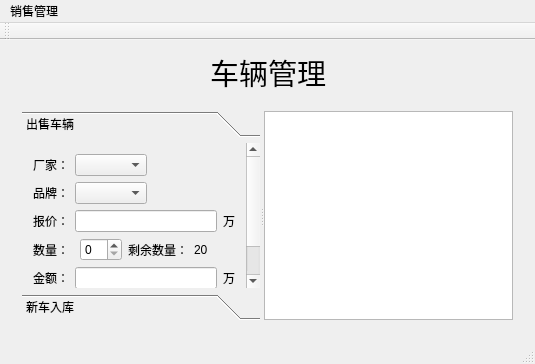
<?xml version="1.0" encoding="UTF-8"?>
<ui version="4.0">
 <class>MainWindow</class>
 <widget class="QMainWindow" name="MainWindow">
  <property name="geometry">
   <rect>
    <x>0</x>
    <y>0</y>
    <width>535</width>
    <height>364</height>
   </rect>
  </property>
  <property name="sizePolicy">
   <sizepolicy hsizetype="Expanding" vsizetype="Preferred">
    <horstretch>0</horstretch>
    <verstretch>0</verstretch>
   </sizepolicy>
  </property>
  <property name="windowTitle">
   <string>MainWindow</string>
  </property>
  <widget class="QWidget" name="centralWidget">
   <layout class="QGridLayout" name="gridLayout">
    <item row="0" column="0">
     <spacer name="horizontalSpacer">
      <property name="orientation">
       <enum>Qt::Horizontal</enum>
      </property>
      <property name="sizeHint" stdset="0">
       <size>
        <width>236</width>
        <height>20</height>
       </size>
      </property>
     </spacer>
    </item>
    <item row="0" column="1">
     <widget class="QLabel" name="label">
      <property name="font">
       <font>
        <family>楷体</family>
        <pointsize>22</pointsize>
       </font>
      </property>
      <property name="text">
       <string>车辆管理</string>
      </property>
     </widget>
    </item>
    <item row="0" column="2">
     <spacer name="horizontalSpacer_2">
      <property name="orientation">
       <enum>Qt::Horizontal</enum>
      </property>
      <property name="sizeHint" stdset="0">
       <size>
        <width>235</width>
        <height>20</height>
       </size>
      </property>
     </spacer>
    </item>
    <item row="1" column="0" colspan="3">
     <widget class="QStackedWidget" name="stackedWidget">
      <widget class="QWidget" name="car">
       <layout class="QGridLayout" name="gridLayout_2">
        <item row="0" column="0">
         <widget class="QSplitter" name="splitter">
          <property name="orientation">
           <enum>Qt::Horizontal</enum>
          </property>
          <widget class="QToolBox" name="toolBox">
           <property name="sizePolicy">
            <sizepolicy hsizetype="Expanding" vsizetype="Preferred">
             <horstretch>0</horstretch>
             <verstretch>0</verstretch>
            </sizepolicy>
           </property>
           <property name="minimumSize">
            <size>
             <width>200</width>
             <height>0</height>
            </size>
           </property>
           <property name="maximumSize">
            <size>
             <width>250</width>
             <height>16777215</height>
            </size>
           </property>
           <property name="currentIndex">
            <number>0</number>
           </property>
           <widget class="QWidget" name="widget">
            <property name="geometry">
             <rect>
              <x>0</x>
              <y>0</y>
              <width>224</width>
              <height>184</height>
             </rect>
            </property>
            <attribute name="label">
             <string>出售车辆</string>
            </attribute>
            <layout class="QGridLayout" name="gridLayout_3">
             <item row="0" column="0">
              <layout class="QHBoxLayout" name="horizontalLayout">
               <item>
                <widget class="QLabel" name="label_2">
                 <property name="text">
                  <string>厂家：</string>
                 </property>
                </widget>
               </item>
               <item>
                <widget class="QComboBox" name="comboBoxFactory"/>
               </item>
               <item>
                <spacer name="horizontalSpacer_3">
                 <property name="orientation">
                  <enum>Qt::Horizontal</enum>
                 </property>
                 <property name="sizeHint" stdset="0">
                  <size>
                   <width>40</width>
                   <height>20</height>
                  </size>
                 </property>
                </spacer>
               </item>
              </layout>
             </item>
             <item row="1" column="0">
              <layout class="QHBoxLayout" name="horizontalLayout_2">
               <item>
                <widget class="QLabel" name="label_3">
                 <property name="text">
                  <string>品牌：</string>
                 </property>
                </widget>
               </item>
               <item>
                <widget class="QComboBox" name="comboBoxBrand"/>
               </item>
               <item>
                <spacer name="horizontalSpacer_4">
                 <property name="orientation">
                  <enum>Qt::Horizontal</enum>
                 </property>
                 <property name="sizeHint" stdset="0">
                  <size>
                   <width>40</width>
                   <height>20</height>
                  </size>
                 </property>
                </spacer>
               </item>
              </layout>
             </item>
             <item row="2" column="0">
              <layout class="QHBoxLayout" name="horizontalLayout_3">
               <item>
                <widget class="QLabel" name="label_4">
                 <property name="text">
                  <string>报价：</string>
                 </property>
                </widget>
               </item>
               <item>
                <widget class="QLineEdit" name="lineEditPrice"/>
               </item>
               <item>
                <widget class="QLabel" name="label_5">
                 <property name="text">
                  <string>万</string>
                 </property>
                </widget>
               </item>
              </layout>
             </item>
             <item row="3" column="0">
              <layout class="QHBoxLayout" name="horizontalLayout_4">
               <item>
                <widget class="QLabel" name="label_8">
                 <property name="text">
                  <string>数量：</string>
                 </property>
                </widget>
               </item>
               <item>
                <widget class="QSpinBox" name="spinBox"/>
               </item>
               <item>
                <widget class="QLabel" name="label_9">
                 <property name="text">
                  <string>剩余数量：</string>
                 </property>
                </widget>
               </item>
               <item>
                <widget class="QLabel" name="labelLast">
                 <property name="text">
                  <string>20</string>
                 </property>
                </widget>
               </item>
              </layout>
             </item>
             <item row="4" column="0">
              <layout class="QHBoxLayout" name="horizontalLayout_7">
               <item>
                <widget class="QLabel" name="label_12">
                 <property name="text">
                  <string>金额：</string>
                 </property>
                </widget>
               </item>
               <item>
                <widget class="QLineEdit" name="lineEditTotal"/>
               </item>
               <item>
                <widget class="QLabel" name="label_13">
                 <property name="text">
                  <string>万</string>
                 </property>
                </widget>
               </item>
              </layout>
             </item>
             <item row="5" column="0">
              <layout class="QHBoxLayout" name="horizontalLayout_5">
               <item>
                <spacer name="horizontalSpacer_5">
                 <property name="orientation">
                  <enum>Qt::Horizontal</enum>
                 </property>
                 <property name="sizeHint" stdset="0">
                  <size>
                   <width>28</width>
                   <height>20</height>
                  </size>
                 </property>
                </spacer>
               </item>
               <item>
                <widget class="QPushButton" name="pushButtonSure">
                 <property name="text">
                  <string>确定</string>
                 </property>
                </widget>
               </item>
               <item>
                <widget class="QPushButton" name="pushButtonCancel">
                 <property name="text">
                  <string>取消</string>
                 </property>
                </widget>
               </item>
               <item>
                <spacer name="horizontalSpacer_6">
                 <property name="orientation">
                  <enum>Qt::Horizontal</enum>
                 </property>
                 <property name="sizeHint" stdset="0">
                  <size>
                   <width>28</width>
                   <height>20</height>
                  </size>
                 </property>
                </spacer>
               </item>
              </layout>
             </item>
            </layout>
           </widget>
           <widget class="QWidget" name="page_4">
            <property name="geometry">
             <rect>
              <x>0</x>
              <y>0</y>
              <width>224</width>
              <height>184</height>
             </rect>
            </property>
            <attribute name="label">
             <string>新车入库</string>
            </attribute>
           </widget>
          </widget>
          <widget class="QTextEdit" name="textEdit">
           <property name="readOnly">
            <bool>true</bool>
           </property>
          </widget>
         </widget>
        </item>
       </layout>
      </widget>
      <widget class="QWidget" name="calc"/>
     </widget>
    </item>
   </layout>
  </widget>
  <widget class="QMenuBar" name="menuBar">
   <property name="geometry">
    <rect>
     <x>0</x>
     <y>0</y>
     <width>535</width>
     <height>23</height>
    </rect>
   </property>
   <widget class="QMenu" name="menu">
    <property name="title">
     <string>销售管理</string>
    </property>
    <addaction name="separator"/>
    <addaction name="actionCar"/>
    <addaction name="actionCalc"/>
   </widget>
   <addaction name="menu"/>
  </widget>
  <widget class="QToolBar" name="mainToolBar">
   <attribute name="toolBarArea">
    <enum>TopToolBarArea</enum>
   </attribute>
   <attribute name="toolBarBreak">
    <bool>false</bool>
   </attribute>
  </widget>
  <widget class="QStatusBar" name="statusBar"/>
  <action name="actionCar">
   <property name="text">
    <string>车辆管理</string>
   </property>
  </action>
  <action name="actionCalc">
   <property name="text">
    <string>销售统计</string>
   </property>
  </action>
 </widget>
 <layoutdefault spacing="6" margin="11"/>
 <resources/>
 <connections/>
</ui>
